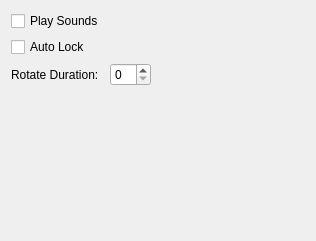
<?xml version="1.0" encoding="UTF-8"?>
<ui version="4.0">
 <class>GeneralConfig</class>
 <widget class="QWidget" name="GeneralConfig">
  <property name="geometry">
   <rect>
    <x>0</x>
    <y>0</y>
    <width>316</width>
    <height>241</height>
   </rect>
  </property>
  <layout class="QGridLayout">
   <item row="3" column="1">
    <spacer>
     <property name="orientation">
      <enum>Qt::Vertical</enum>
     </property>
     <property name="sizeHint" stdset="0">
      <size>
       <width>20</width>
       <height>40</height>
      </size>
     </property>
    </spacer>
   </item>
   <item row="0" column="1">
    <widget class="QCheckBox" name="kcfg_PlaySounds">
     <property name="toolTip">
      <string>Play sounds on actions</string>
     </property>
     <property name="text">
      <string>Play Sounds</string>
     </property>
    </widget>
   </item>
   <item row="0" column="3">
    <spacer>
     <property name="orientation">
      <enum>Qt::Horizontal</enum>
     </property>
     <property name="sizeHint" stdset="0">
      <size>
       <width>40</width>
       <height>20</height>
      </size>
     </property>
    </spacer>
   </item>
   <item row="2" column="1">
    <widget class="QLabel" name="label">
     <property name="toolTip">
      <string>Duration for cell to complete one rotation in milliseconds</string>
     </property>
     <property name="text">
      <string>Rotate Duration:</string>
     </property>
    </widget>
   </item>
   <item row="1" column="1">
    <widget class="QCheckBox" name="kcfg_Autolock">
     <property name="toolTip">
      <string>Automatically lock cell after rotation</string>
     </property>
     <property name="text">
      <string>Auto Lock</string>
     </property>
    </widget>
   </item>
   <item row="2" column="2">
    <widget class="KIntSpinBox" name="kcfg_RotateDuration">
     <property name="singleStep">
      <number>100</number>
     </property>
    </widget>
   </item>
  </layout>
 </widget>
 <customwidgets>
  <customwidget>
   <class>KIntSpinBox</class>
   <extends>QSpinBox</extends>
   <header>knuminput.h</header>
  </customwidget>
 </customwidgets>
 <resources/>
 <connections/>
</ui>
